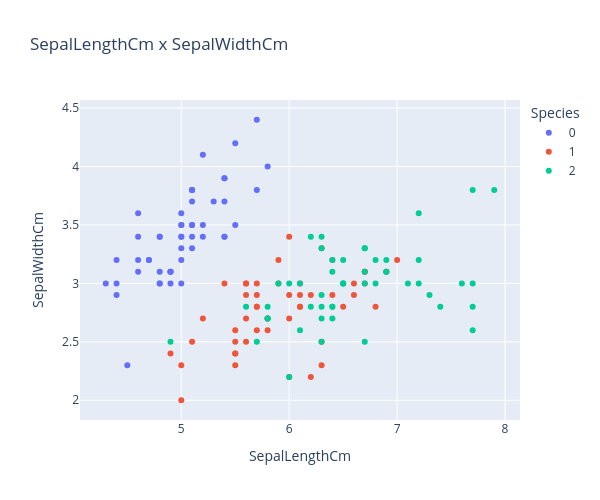

Notebook code cell kept with this figure:
### Markdown cell above
Agora vamos utilizar o modelo treinando apenas com as features das sépalas

### Code cell
# Vamos usar somente duas features SepalLengthCm e SepalWidthCm
X = dataset.iloc[:, [0, 1]]
y = dataset.iloc[:, [4]]

# Separando o conjunto de dados em treinamento e teste
X_train, X_test, y_train, y_test = train_test_split(X, y)

fig = px.scatter(
    x=X.iloc[:, 0],
    y=X.iloc[:, 1],
    color=dataset.iloc[:, 4].astype(str),
    labels={'x': 'SepalLengthCm', 'y': 'SepalWidthCm', 'color': 'Species'},
    title='SepalLengthCm x SepalWidthCm',
    width=600,
    height=500,
)
fig.show()

### Figure 1 — Plotly figure (JSON) as saved in the notebook; plotly's stock layout.template omitted (floating-point values rounded to 4 significant figures)
{"data": [{"hovertemplate": "Species=0<br>SepalLengthCm=%{x}<br>SepalWidthCm=%{y}<extra></extra>", "legendgroup": "0", "marker": {"color": "#636efa", "symbol": "circle"}, "mode": "markers", "name": "0", "orientation": "v", "showlegend": true, "type": "scatter", "x": [5.1, 4.9, 4.7, 4.6, 5, 5.4, 4.6, 5, 4.4, 4.9, 5.4, 4.8, 4.8, 4.3, 5.8, 5.7, 5.4, 5.1, 5.7, 5.1, 5.4, 5.1, 4.6, 5.1, 4.8, 5, 5, 5.2, 5.2, 4.7, 4.8, 5.4, 5.2, 5.5, 4.9, 5, 5.5, 4.9, 4.4, 5.1, 5, 4.5, 4.4, 5, 5.1, 4.8, 5.1, 4.6, 5.3, 5], "xaxis": "x", "y": [3.5, 3, 3.2, 3.1, 3.6, 3.9, 3.4, 3.4, 2.9, 3.1, 3.7, 3.4, 3, 3, 4, 4.4, 3.9, 3.5, 3.8, 3.8, 3.4, 3.7, 3.6, 3.3, 3.4, 3, 3.4, 3.5, 3.4, 3.2, 3.1, 3.4, 4.1, 4.2, 3.1, 3.2, 3.5, 3.1, 3, 3.4, 3.5, 2.3, 3.2, 3.5, 3.8, 3, 3.8, 3.2, 3.7, 3.3], "yaxis": "y"}, {"hovertemplate": "Species=1<br>SepalLengthCm=%{x}<br>SepalWidthCm=%{y}<extra></extra>", "legendgroup": "1", "marker": {"color": "#EF553B", "symbol": "circle"}, "mode": "markers", "name": "1", "orientation": "v", "showlegend": true, "type": "scatter", "x": [7, 6.4, 6.9, 5.5, 6.5, 5.7, 6.3, 4.9, 6.6, 5.2, 5, 5.9, 6, 6.1, 5.6, 6.7, 5.6, 5.8, 6.2, 5.6, 5.9, 6.1, 6.3, 6.1, 6.4, 6.6, 6.8, 6.7, 6, 5.7, 5.5, 5.5, 5.8, 6, 5.4, 6, 6.7, 6.3, 5.6, 5.5, 5.5, 6.1, 5.8, 5, 5.6, 5.7, 5.7, 6.2, 5.1, 5.7], "xaxis": "x", "y": [3.2, 3.2, 3.1, 2.3, 2.8, 2.8, 3.3, 2.4, 2.9, 2.7, 2, 3, 2.2, 2.9, 2.9, 3.1, 3, 2.7, 2.2, 2.5, 3.2, 2.8, 2.5, 2.8, 2.9, 3, 2.8, 3, 2.9, 2.6, 2.4, 2.4, 2.7, 2.7, 3, 3.4, 3.1, 2.3, 3, 2.5, 2.6, 3, 2.6, 2.3, 2.7, 3, 2.9, 2.9, 2.5, 2.8], "yaxis": "y"}, {"hovertemplate": "Species=2<br>SepalLengthCm=%{x}<br>SepalWidthCm=%{y}<extra></extra>", "legendgroup": "2", "marker": {"color": "#00cc96", "symbol": "circle"}, "mode": "markers", "name": "2", "orientation": "v", "showlegend": true, "type": "scatter", "x": [6.3, 5.8, 7.1, 6.3, 6.5, 7.6, 4.9, 7.3, 6.7, 7.2, 6.5, 6.4, 6.8, 5.7, 5.8, 6.4, 6.5, 7.7, 7.7, 6, 6.9, 5.6, 7.7, 6.3, 6.7, 7.2, 6.2, 6.1, 6.4, 7.2, 7.4, 7.9, 6.4, 6.3, 6.1, 7.7, 6.3, 6.4, 6, 6.9, 6.7, 6.9, 5.8, 6.8, 6.7, 6.7, 6.3, 6.5, 6.2, 5.9], "xaxis": "x", "y": [3.3, 2.7, 3, 2.9, 3, 3, 2.5, 2.9, 2.5, 3.6, 3.2, 2.7, 3, 2.5, 2.8, 3.2, 3, 3.8, 2.6, 2.2, 3.2, 2.8, 2.8, 2.7, 3.3, 3.2, 2.8, 3, 2.8, 3, 2.8, 3.8, 2.8, 2.8, 2.6, 3, 3.4, 3.1, 3, 3.1, 3.1, 3.1, 2.7, 3.2, 3.3, 3, 2.5, 3, 3.4, 3], "yaxis": "y"}], "layout": {"height": 500, "legend": {"title": {"text": "Species"}, "tracegroupgap": 0}, "title": {"text": "SepalLengthCm x SepalWidthCm"}, "width": 600, "xaxis": {"anchor": "y", "domain": [0, 1], "title": {"text": "SepalLengthCm"}}, "yaxis": {"anchor": "x", "domain": [0, 1], "title": {"text": "SepalWidthCm"}}}}
